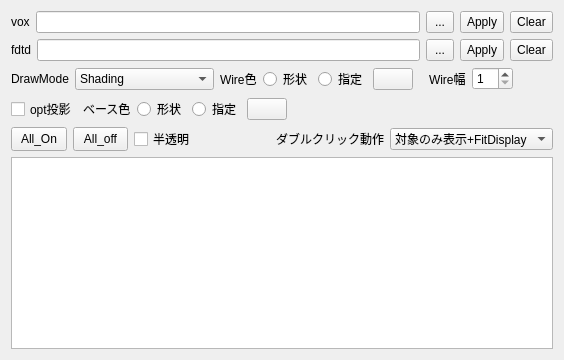
         <widget class="QWidget" name="VoxMaterialTab">
          <property name="sizePolicy">
           <sizepolicy hsizetype="Preferred" vsizetype="Preferred">
            <horstretch>0</horstretch>
            <verstretch>0</verstretch>
           </sizepolicy>
          </property>
          <attribute name="title">
           <string>VoxMaterial</string>
          </attribute>
          <layout class="QVBoxLayout" name="verticalLayout_2">
           <item>
            <layout class="QGridLayout" name="gridLayout_8">
             <property name="bottomMargin">
              <number>0</number>
             </property>
             <item row="0" column="0">
              <layout class="QHBoxLayout" name="horizontalLayout_35">
               <property name="topMargin">
                <number>0</number>
               </property>
               <item>
                <widget class="QLabel" name="label_15">
                 <property name="text">
                  <string>vox</string>
                 </property>
                </widget>
               </item>
               <item>
                <widget class="CustomLineEdit" name="lineEdit_voxpath">
                 <property name="minimumSize">
                  <size>
                   <width>0</width>
                   <height>0</height>
                  </size>
                 </property>
                 <property name="readOnly">
                  <bool>false</bool>
                 </property>
                </widget>
               </item>
               <item>
                <widget class="QPushButton" name="pushButton_voxpathLoad">
                 <property name="sizePolicy">
                  <sizepolicy hsizetype="Minimum" vsizetype="Preferred">
                   <horstretch>0</horstretch>
                   <verstretch>0</verstretch>
                  </sizepolicy>
                 </property>
                 <property name="styleSheet">
                  <string notr="true">padding-left: 8px; padding-right: 8px</string>
                 </property>
                 <property name="text">
                  <string>...</string>
                 </property>
                </widget>
               </item>
               <item>
                <widget class="QPushButton" name="pushButton_voxpathApply">
                 <property name="sizePolicy">
                  <sizepolicy hsizetype="Minimum" vsizetype="Preferred">
                   <horstretch>0</horstretch>
                   <verstretch>0</verstretch>
                  </sizepolicy>
                 </property>
                 <property name="styleSheet">
                  <string notr="true">padding-left: 6px; padding-right: 6px</string>
                 </property>
                 <property name="text">
                  <string>Apply</string>
                 </property>
                </widget>
               </item>
               <item>
                <widget class="QPushButton" name="pushButton_voxpathClear">
                 <property name="sizePolicy">
                  <sizepolicy hsizetype="Minimum" vsizetype="Preferred">
                   <horstretch>0</horstretch>
                   <verstretch>0</verstretch>
                  </sizepolicy>
                 </property>
                 <property name="styleSheet">
                  <string notr="true">padding-left: 6px; padding-right: 6px</string>
                 </property>
                 <property name="text">
                  <string>Clear</string>
                 </property>
                </widget>
               </item>
              </layout>
             </item>
             <item row="7" column="0">
              <widget class="CustomTableWidget" name="tableWidget_material">
               <property name="sizePolicy">
                <sizepolicy hsizetype="Preferred" vsizetype="Expanding">
                 <horstretch>0</horstretch>
                 <verstretch>0</verstretch>
                </sizepolicy>
               </property>
               <property name="minimumSize">
                <size>
                 <width>0</width>
                 <height>30</height>
                </size>
               </property>
               <property name="layoutDirection">
                <enum>Qt::LeftToRight</enum>
               </property>
               <property name="styleSheet">
                <string notr="true"/>
               </property>
              </widget>
             </item>
             <item row="2" column="0">
              <layout class="QHBoxLayout" name="horizontalLayout_12">
               <property name="topMargin">
                <number>0</number>
               </property>
               <item>
                <widget class="QLabel" name="label_56">
                 <property name="text">
                  <string>DrawMode</string>
                 </property>
                </widget>
               </item>
               <item>
                <widget class="CustomCombo" name="comboBox_voxel_draw_mode">
                 <item>
                  <property name="text">
                   <string>Shading</string>
                  </property>
                 </item>
                 <item>
                  <property name="text">
                   <string>Wireframe</string>
                  </property>
                 </item>
                 <item>
                  <property name="text">
                   <string>Shading+Wireframe</string>
                  </property>
                 </item>
                 <item>
                  <property name="text">
                   <string>None</string>
                  </property>
                 </item>
                </widget>
               </item>
               <item>
                <widget class="QLabel" name="label_57">
                 <property name="text">
                  <string>Wire色</string>
                 </property>
                </widget>
               </item>
               <item>
                <widget class="QRadioButton" name="radioButton_voxel_wire_color_shape">
                 <property name="text">
                  <string>形状</string>
                 </property>
                </widget>
               </item>
               <item>
                <widget class="QRadioButton" name="radioButton_voxel_wire_color_specify">
                 <property name="sizePolicy">
                  <sizepolicy hsizetype="Minimum" vsizetype="Fixed">
                   <horstretch>0</horstretch>
                   <verstretch>0</verstretch>
                  </sizepolicy>
                 </property>
                 <property name="text">
                  <string>指定</string>
                 </property>
                </widget>
               </item>
               <item>
                <widget class="QPushButton" name="pushButton_voxel_wire_color">
                 <property name="sizePolicy">
                  <sizepolicy hsizetype="Fixed" vsizetype="Fixed">
                   <horstretch>0</horstretch>
                   <verstretch>0</verstretch>
                  </sizepolicy>
                 </property>
                 <property name="text">
                  <string/>
                 </property>
                </widget>
               </item>
               <item>
                <spacer name="horizontalSpacer_27">
                 <property name="orientation">
                  <enum>Qt::Horizontal</enum>
                 </property>
                 <property name="sizeType">
                  <enum>QSizePolicy::Fixed</enum>
                 </property>
                 <property name="sizeHint" stdset="0">
                  <size>
                   <width>10</width>
                   <height>20</height>
                  </size>
                 </property>
                </spacer>
               </item>
               <item>
                <widget class="QLabel" name="label_58">
                 <property name="text">
                  <string>Wire幅</string>
                 </property>
                </widget>
               </item>
               <item>
                <widget class="QSpinBox" name="spinBox_voxel_wire_width">
                 <property name="minimum">
                  <number>1</number>
                 </property>
                 <property name="maximum">
                  <number>20</number>
                 </property>
                </widget>
               </item>
               <item>
                <spacer name="horizontalSpacer_26">
                 <property name="orientation">
                  <enum>Qt::Horizontal</enum>
                 </property>
                 <property name="sizeHint" stdset="0">
                  <size>
                   <width>40</width>
                   <height>20</height>
                  </size>
                 </property>
                </spacer>
               </item>
              </layout>
             </item>
             <item row="1" column="0">
              <layout class="QHBoxLayout" name="horizontalLayout_23">
               <item>
                <widget class="QLabel" name="label_19">
                 <property name="text">
                  <string>fdtd</string>
                 </property>
                </widget>
               </item>
               <item>
                <widget class="CustomLineEdit" name="vox_fdtd_path_lineEdit">
                 <property name="sizePolicy">
                  <sizepolicy hsizetype="Expanding" vsizetype="Fixed">
                   <horstretch>0</horstretch>
                   <verstretch>0</verstretch>
                  </sizepolicy>
                 </property>
                 <property name="minimumSize">
                  <size>
                   <width>0</width>
                   <height>0</height>
                  </size>
                 </property>
                 <property name="maximumSize">
                  <size>
                   <width>16777215</width>
                   <height>16777215</height>
                  </size>
                 </property>
                </widget>
               </item>
               <item>
                <widget class="QPushButton" name="vox_fdtd_load_pushButton">
                 <property name="sizePolicy">
                  <sizepolicy hsizetype="Minimum" vsizetype="Preferred">
                   <horstretch>0</horstretch>
                   <verstretch>0</verstretch>
                  </sizepolicy>
                 </property>
                 <property name="styleSheet">
                  <string notr="true">padding-left: 8px; padding-right: 8px</string>
                 </property>
                 <property name="text">
                  <string>...</string>
                 </property>
                </widget>
               </item>
               <item>
                <widget class="QPushButton" name="vox_fdtd_apply_pushButton">
                 <property name="sizePolicy">
                  <sizepolicy hsizetype="Minimum" vsizetype="Preferred">
                   <horstretch>0</horstretch>
                   <verstretch>0</verstretch>
                  </sizepolicy>
                 </property>
                 <property name="styleSheet">
                  <string notr="true">padding-left: 6px; padding-right: 6px</string>
                 </property>
                 <property name="text">
                  <string>Apply</string>
                 </property>
                </widget>
               </item>
               <item>
                <widget class="QPushButton" name="vox_fdtd_clear_pushButton">
                 <property name="sizePolicy">
                  <sizepolicy hsizetype="Minimum" vsizetype="Preferred">
                   <horstretch>0</horstretch>
                   <verstretch>0</verstretch>
                  </sizepolicy>
                 </property>
                 <property name="styleSheet">
                  <string notr="true">padding-left: 6px; padding-right: 6px</string>
                 </property>
                 <property name="text">
                  <string>Clear</string>
                 </property>
                </widget>
               </item>
              </layout>
             </item>
             <item row="6" column="0">
              <layout class="QHBoxLayout" name="horizontalLayout_16">
               <item>
                <widget class="QPushButton" name="pushButton_viewAllOn">
                 <property name="sizePolicy">
                  <sizepolicy hsizetype="Minimum" vsizetype="Preferred">
                   <horstretch>0</horstretch>
                   <verstretch>0</verstretch>
                  </sizepolicy>
                 </property>
                 <property name="minimumSize">
                  <size>
                   <width>50</width>
                   <height>0</height>
                  </size>
                 </property>
                 <property name="styleSheet">
                  <string notr="true">padding-left: 9px; padding-right: 9px</string>
                 </property>
                 <property name="text">
                  <string>All_On</string>
                 </property>
                </widget>
               </item>
               <item>
                <widget class="QPushButton" name="pushButton_viewAllOff">
                 <property name="sizePolicy">
                  <sizepolicy hsizetype="Minimum" vsizetype="Preferred">
                   <horstretch>0</horstretch>
                   <verstretch>0</verstretch>
                  </sizepolicy>
                 </property>
                 <property name="minimumSize">
                  <size>
                   <width>50</width>
                   <height>0</height>
                  </size>
                 </property>
                 <property name="styleSheet">
                  <string notr="true">padding-left: 9px; padding-right: 9px</string>
                 </property>
                 <property name="text">
                  <string>All_off</string>
                 </property>
                </widget>
               </item>
               <item>
                <widget class="QCheckBox" name="checkBox_acolor">
                 <property name="text">
                  <string>半透明</string>
                 </property>
                </widget>
               </item>
               <item>
                <spacer name="horizontalSpacer_6">
                 <property name="orientation">
                  <enum>Qt::Horizontal</enum>
                 </property>
                 <property name="sizeHint" stdset="0">
                  <size>
                   <width>40</width>
                   <height>20</height>
                  </size>
                 </property>
                </spacer>
               </item>
               <item>
                <widget class="QLabel" name="label_22">
                 <property name="text">
                  <string>ダブルクリック動作</string>
                 </property>
                </widget>
               </item>
               <item>
                <widget class="CustomCombo" name="comboBox_doubleClick">
                 <property name="currentIndex">
                  <number>2</number>
                 </property>
                 <item>
                  <property name="text">
                   <string>対象のみ表示</string>
                  </property>
                 </item>
                 <item>
                  <property name="text">
                   <string>FitDisplay</string>
                  </property>
                 </item>
                 <item>
                  <property name="text">
                   <string>対象のみ表示+FitDisplay</string>
                  </property>
                 </item>
                </widget>
               </item>
              </layout>
             </item>
             <item row="3" column="0">
              <layout class="QHBoxLayout" name="horizontalLayout_38">
               <property name="topMargin">
                <number>0</number>
               </property>
               <item>
                <widget class="QCheckBox" name="checkBox_project_opt">
                 <property name="text">
                  <string>opt投影</string>
                 </property>
                </widget>
               </item>
               <item>
                <widget class="QLabel" name="label_64">
                 <property name="text">
                  <string>ベース色</string>
                 </property>
                </widget>
               </item>
               <item>
                <widget class="QRadioButton" name="radioButton_voxel_proj_result_shape_color">
                 <property name="text">
                  <string>形状</string>
                 </property>
                 <attribute name="buttonGroup">
                  <string notr="true">buttonGroup</string>
                 </attribute>
                </widget>
               </item>
               <item>
                <widget class="QRadioButton" name="radioButton_voxel_proj_result_specify_color">
                 <property name="text">
                  <string>指定</string>
                 </property>
                 <attribute name="buttonGroup">
                  <string notr="true">buttonGroup</string>
                 </attribute>
                </widget>
               </item>
               <item>
                <widget class="QPushButton" name="pushButton_voxel_proj_result_color">
                 <property name="text">
                  <string/>
                 </property>
                </widget>
               </item>
               <item>
                <spacer name="horizontalSpacer_32">
                 <property name="orientation">
                  <enum>Qt::Horizontal</enum>
                 </property>
                 <property name="sizeHint" stdset="0">
                  <size>
                   <width>40</width>
                   <height>20</height>
                  </size>
                 </property>
                </spacer>
               </item>
              </layout>
             </item>
            </layout>
           </item>
          </layout>
         </widget>
